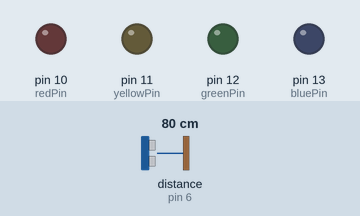
Recording of a sketch running on a simulated Arduino Uno, built with avr-gcc and run on an emulated ATmega328P. Parts: output pins drawn as LEDs (lit = HIGH). Wiring (inferred from the names in the program): ultrasonic range finder: trigger pin 5; echo pin 6. Inputs (shaded band) come from the test bench; at power-on: distance to the obstacle (sensor on pin 6) 80 cm. The echo pulse lasts 58.3 µs per cm; pins used as bus, display or sensor lines are not drawn.

Above: at 6.2 s.
6.3 s: distance to the obstacle (sensor on pin 6) set to 49 cm
7.8 s: distance to the obstacle (sensor on pin 6) set to 43 cm
At 8.9 s:
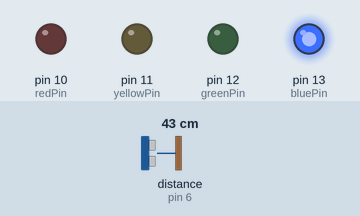
9.5 s: distance to the obstacle (sensor on pin 6) set to 32 cm
11.0 s: distance to the obstacle (sensor on pin 6) set to 27 cm
At 11.8 s:
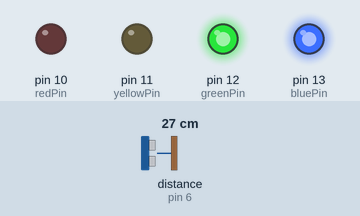
12.5 s: distance to the obstacle (sensor on pin 6) set to 22 cm
14.0 s: distance to the obstacle (sensor on pin 6) set to 19 cm
At 14.5 s:
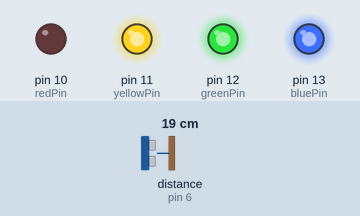
Timing chart, 0 to 16.5 s (numbered marks = the images above; inputs shaded):
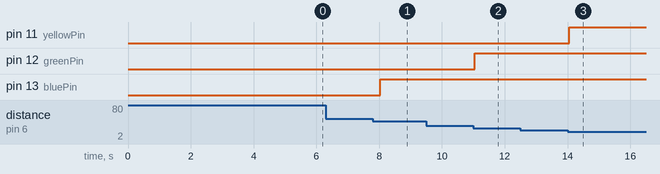

The sketch:

UltrasonicSensorExample.ino
```cpp
//Sourced From: https://gist.github.com/dhruvsaidava/661acb770fb10ab0f7400d12cb5c0525
// https://content.instructables.com/FRW/614F/H994I1VE/FRW614FH994I1VE.txt?_gl=1*k5ec1d*_ga*MTQwNjkxNTA0MC4xNzE5ODYyNDA1*_ga_NZSJ72N6RX*czE3NTA3NzkzOTYkbzQkZzEkdDE3NTA3NzkzOTYkajYwJGwwJGgw

// Pin assignments
const int trigPin = 5;    // Pin for sending trigger signal
const int echoPin = 6;    // Pin for receiving echo signal
const int redPin = 10;      // Pin for red LED
const int yellowPin = 11;  // Pin for yellow LED
const int greenPin = 12;   // Pin for green LED
const int bluePin = 13;    // Pin for blue LED

// Variables for storing distance and duration
long duration, distance;

void setup() {
  // Set pin modes
  delay(5000);
  Serial.print(__FILE__);
  pinMode(trigPin, OUTPUT);
  pinMode(echoPin, INPUT);
  pinMode(redPin, OUTPUT);
  pinMode(greenPin, OUTPUT);
  pinMode(bluePin, OUTPUT);
  pinMode(yellowPin, OUTPUT);
  digitalWrite(redPin, LOW);
  digitalWrite(greenPin, LOW);
  digitalWrite(bluePin, LOW);
  digitalWrite(yellowPin, LOW);
}

void loop() {
  // Send trigger signal
  digitalWrite(trigPin, LOW);
  delayMicroseconds(2);
  digitalWrite(trigPin, HIGH);
  delayMicroseconds(10);
  digitalWrite(trigPin, LOW);

  // Measure duration of echo signal
  duration = pulseIn(echoPin, HIGH);

  // Calculate distance
  distance = (duration / 2) / 29.1;

  // Set LED color based on distance
  if (distance < 10) {
    digitalWrite(redPin, HIGH);
    digitalWrite(yellowPin, HIGH);
    digitalWrite(greenPin, HIGH);
    digitalWrite(bluePin, HIGH);

    delay(500);
  } else if (distance < 20) {
    digitalWrite(redPin, LOW);
    digitalWrite(yellowPin, HIGH);
    digitalWrite(greenPin, HIGH);
    digitalWrite(bluePin, HIGH);
    delay(500);
  } else if (distance < 30) {
    digitalWrite(redPin, LOW);
    digitalWrite(yellowPin, LOW);
    digitalWrite(greenPin, HIGH);
    digitalWrite(bluePin, HIGH);
    delay(500);
  } else if (distance < 45) {
    digitalWrite(redPin, LOW);
    digitalWrite(yellowPin, LOW);
    digitalWrite(greenPin, LOW);
    digitalWrite(bluePin, HIGH);
    delay(500);
  } else {
    digitalWrite(redPin, LOW);
    digitalWrite(yellowPin, LOW);
    digitalWrite(greenPin, LOW);
    digitalWrite(bluePin, LOW);
    delay(500);
  }
}
```

Measured:
- the behaviour switches between 46 and 45 cm on distance to the obstacle (sensor on pin 6) (found by bisection; images 0 and 1)
- the behaviour switches between 31 and 30 cm on distance to the obstacle (sensor on pin 6) (found by bisection; images 1 and 2)
- the behaviour switches between 21 and 20 cm on distance to the obstacle (sensor on pin 6) (found by bisection; images 2 and 3)
- after the input at 6.3 s, every drawn part: stays the same
- after the input at 7.8 s, pin 13 (bluePin): LOW → HIGH after 0.23 s
- after the input at 9.5 s, every drawn part: stays the same
- after the input at 11.0 s, pin 12 (greenPin): LOW → HIGH after 0.05 s
- after the input at 12.5 s, every drawn part: stays the same
- after the input at 14.0 s, pin 11 (yellowPin): LOW → HIGH after 0.06 s
